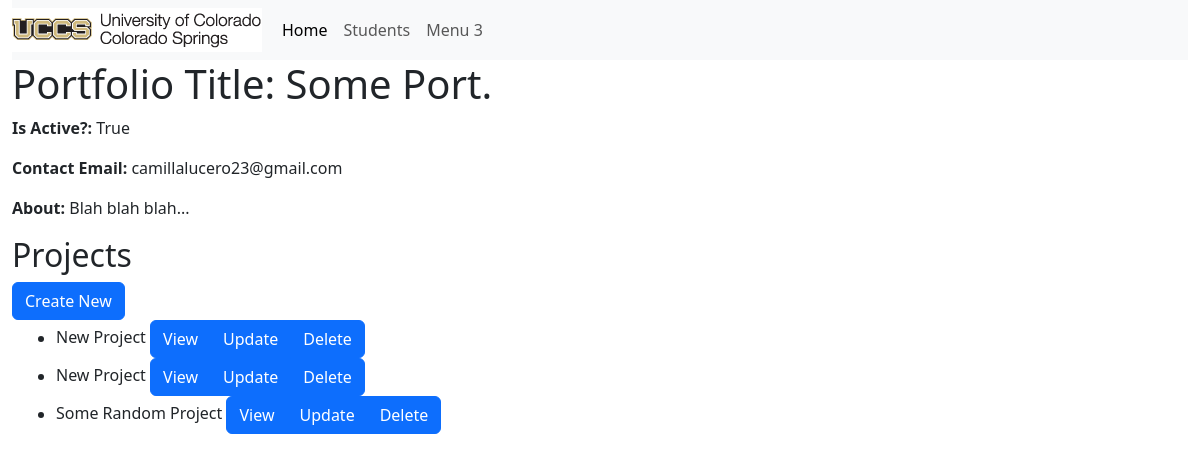
Page /portfolio/2 on the committed database.
### portfolio_app/models.py (models this page shows, shortened)
class Portfolio(models.Model):
    title = models.CharField(max_length=200)
    contact_email = models.CharField(max_length=200)
    is_active = models.BooleanField(default=False)
    about = models.CharField(max_length=400, blank=True)

class Project(models.Model):
    title = models.CharField(max_length=200)
    description = models.CharField(max_length=400)
    portfolio = models.ForeignKey(Portfolio, on_delete=models.CASCADE)
    def get_absolute_url(self):
        return reverse('project-detail', args=[str(self.id)])

### portfolio_app/views.py (the view)
# urls.py: path('portfolio/<int:pk>', views.PortfolioDetailView.as_view(), name='portfolio-detail'),
class PortfolioDetailView(generic.DetailView):
    model=Portfolio
    def get_context_data(self, **kwargs):
        context = super().get_context_data(**kwargs)
        context["project_list"] = Project.objects.all()
        return context

### portfolio_app/templates/portfolio_app/portfolio_detail.html
{% extends "portfolio_app/base_template.html" %}
{% block content %}
<h1>Portfolio Title: {{portfolio.title}}</h1>
<p><strong>Is Active?:</strong> {{portfolio.is_active}}</p>
<p><strong>Contact Email:</strong> {{portfolio.contact_email}}</p>
<p><strong>About:</strong> {{portfolio.about}}</p>
<h2>Projects</h2>
<a href="{% url 'create-project' portfolio.id %}" class="btn btn-primary" role="button">Create New</a>
{%if project_list %}
<div class="container">
    <ul>
        {% for project in project_list %}
            <li>
                {{ project.title }}
                <div class="btn-group">
                    <a href="{{ project.get_absolute_url}}" class="btn btn-primary" role="button">View</a>
                    <a href="{% url 'update-project' portfolio.id project.id %}" class="btn btn-primary" role="button">Update</a>
                    <a href="{% url 'delete-project' portfolio.id project.id %}" class="btn btn-primary" role="button">Delete</a>
                </div>
            </li>
        {% endfor %}
    </ul>
</div>
{%else%}
<p>There are no projects in this portfolio yet.</p>
{%endif%}
{%endblock%}

### rows in the picture
Portfolio: title "Some Port.", is_active "True", contact_email "camillalucero23@gmail.com", about "Blah blah blah..."
Project: title "New Project"
Project: title "New Project"
Project: title "Some Random Project"
